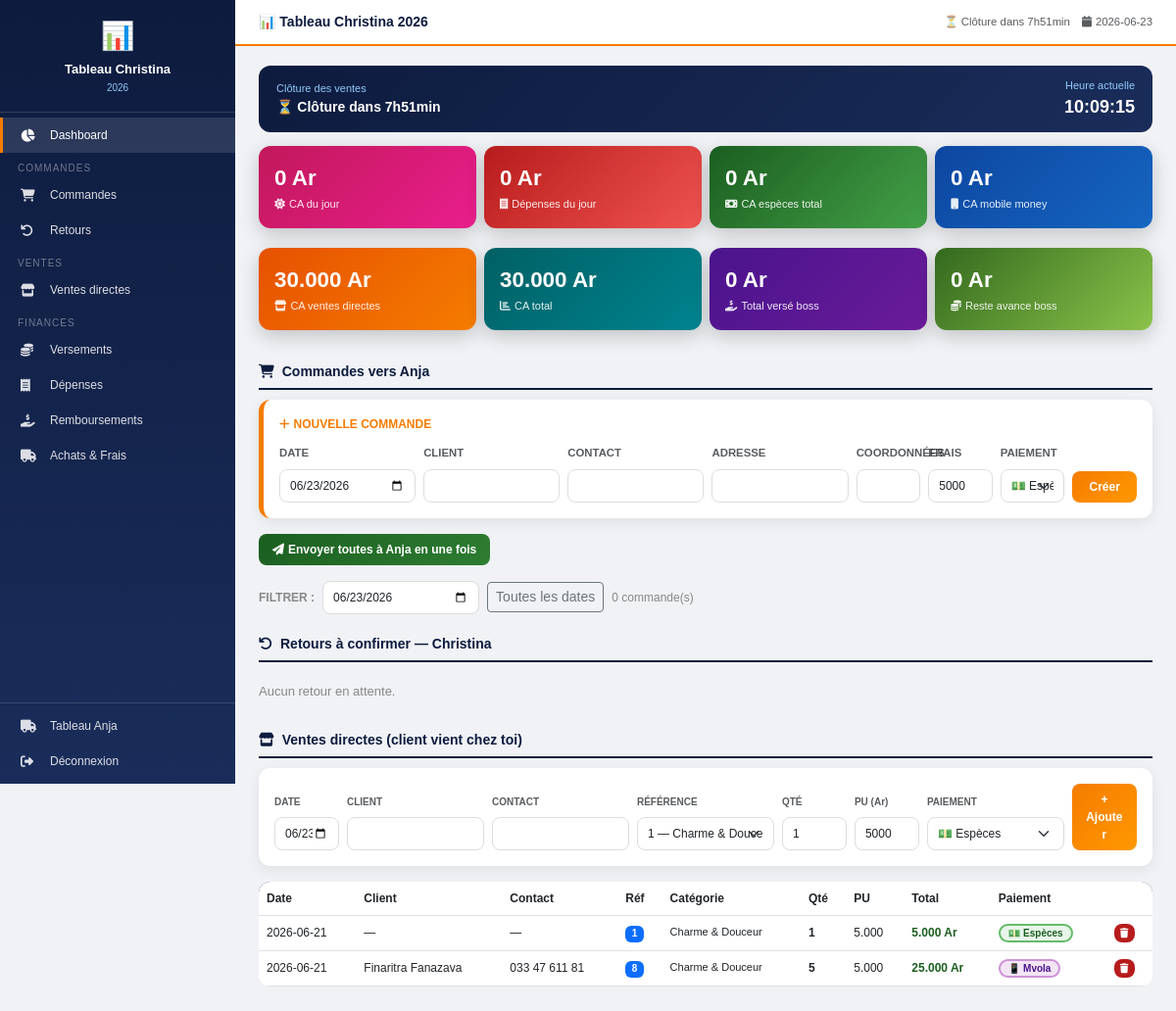
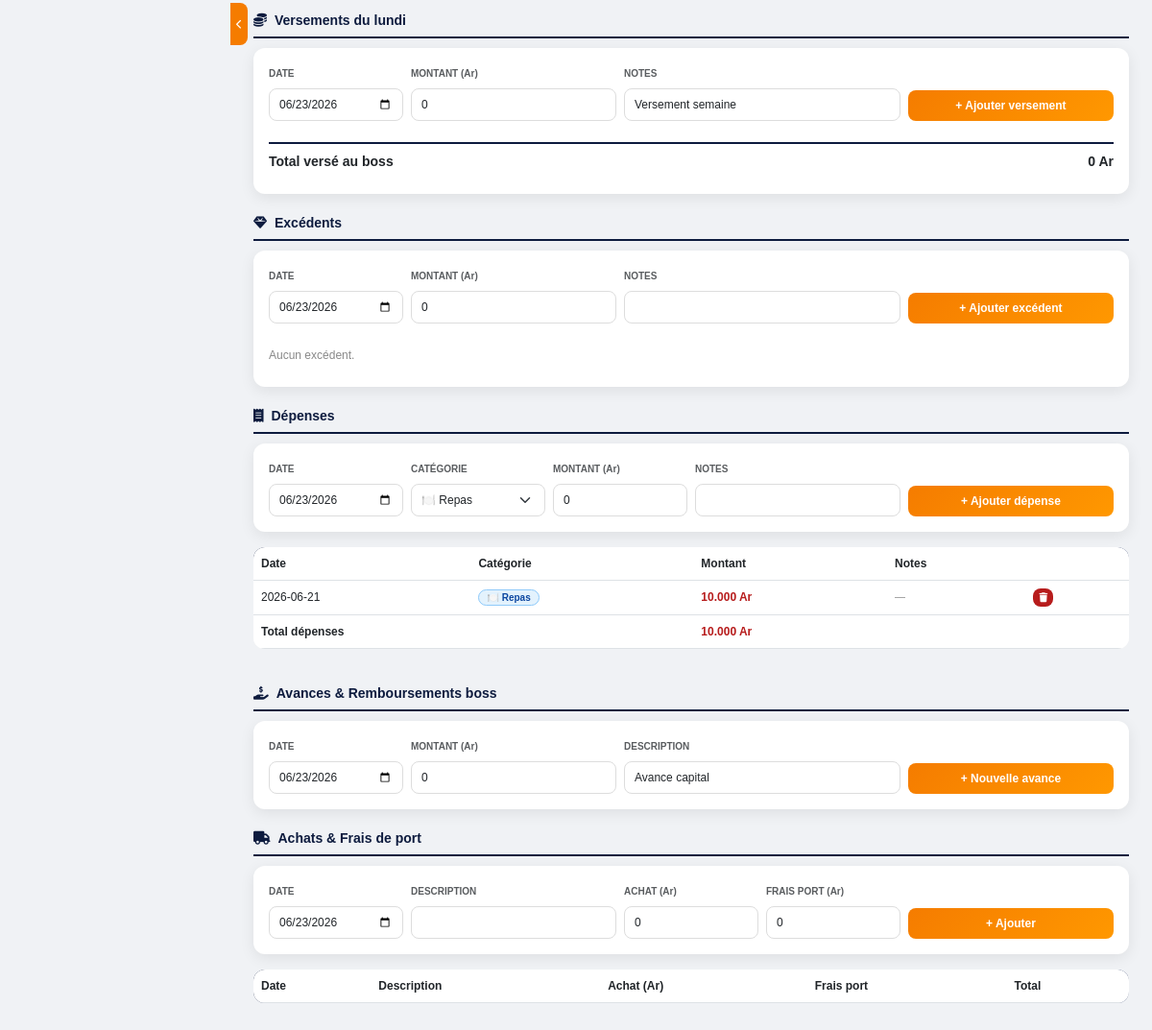
Before: /moi (signed in) with the older database file (2 pictures, top to bottom).
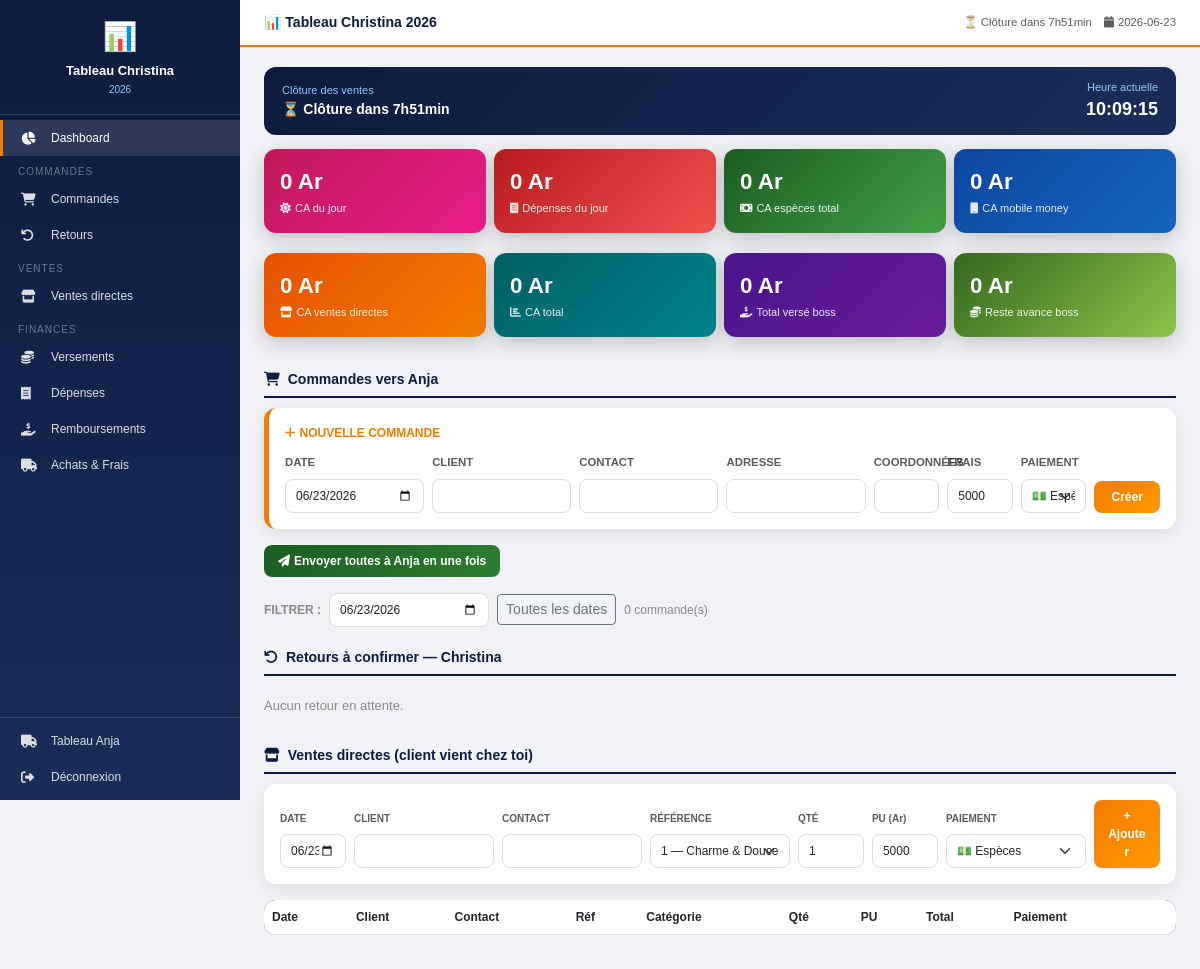
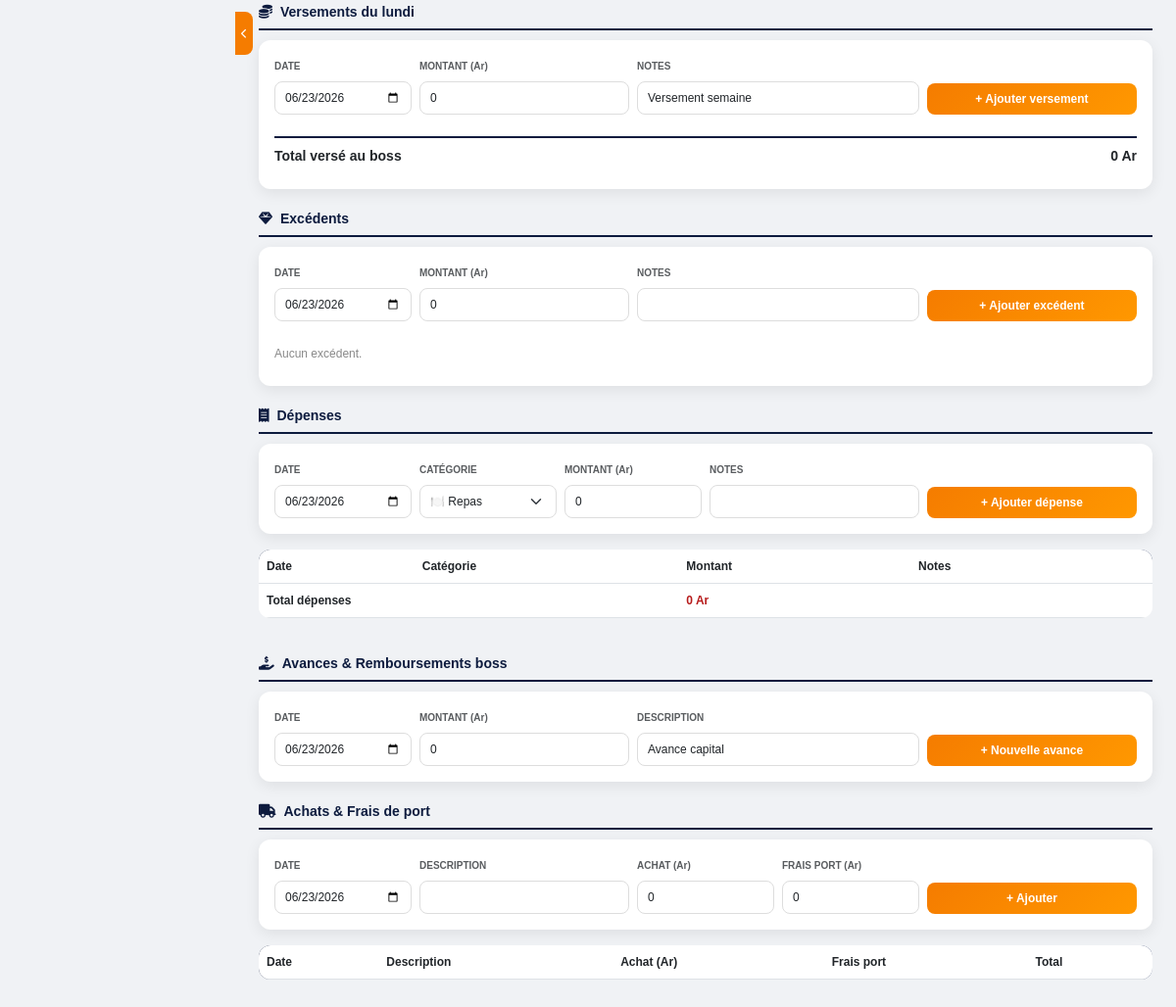
After: the same page with the newer database file (2 pictures, top to bottom).
### tables this page shows
CREATE TABLE ventes_directes (
        id INTEGER PRIMARY KEY AUTOINCREMENT,
        date TEXT DEFAULT CURRENT_DATE,
        client TEXT DEFAULT '',
        contact TEXT DEFAULT '',
        ref TEXT DEFAULT '',
        categorie TEXT DEFAULT '',
        qte INTEGER DEFAULT 1,
        prix_unitaire INTEGER DEFAULT 0,
        paiement TEXT DEFAULT 'espece',
        notes TEXT DEFAULT ''
    );

CREATE TABLE depenses (
        id INTEGER PRIMARY KEY AUTOINCREMENT,
        date TEXT DEFAULT CURRENT_DATE,
        categorie TEXT DEFAULT '',
        montant INTEGER DEFAULT 0,
        notes TEXT DEFAULT ''
    );

### app.py (the view)
@app.route('/moi')
@login_required
def moi():
    conn = get_db()
    today = date.today().strftime('%Y-%m-%d')
    rows = conn.execute('SELECT * FROM commandes ORDER BY date DESC,id DESC').fetchall()
    commandes = []
    for r in rows:
        arts = get_articles(conn, r['id'])
        commandes.append({**dict(r),'total':calc_total(arts),'types':calc_types(arts),'articles':[dict(a) for a in arts]})
    retours = [c for c in commandes if c['retour_anja']==1 and c['retour_christina']==0 and c['statut'] in ('ann','ret','chg')]
    stock = conn.execute('SELECT * FROM stock ORDER BY categorie,ref').fetchall()
    ventes = conn.execute('SELECT * FROM ventes_directes ORDER BY date DESC').fetchall()
    achats = conn.execute('SELECT * FROM achats ORDER BY date DESC').fetchall()
    versements = conn.execute('SELECT * FROM versements ORDER BY date DESC').fetchall()
    avances = conn.execute('SELECT * FROM avances ORDER BY date DESC').fetchall()
    excedents = conn.execute('SELECT * FROM excedents ORDER BY date DESC').fetchall()
    depenses = conn.execute('SELECT * FROM depenses ORDER BY date DESC').fetchall()
    all_refs = [(ref,cat) for cat,refs in CATEGORIES.items() for ref in refs]
    ca_liv = sum(c['total'] for c in commandes if c['statut']=='liv')
    ca_mm = sum(c['total'] for c in commandes if c['statut'] in ('mvola','orange','airtel'))
    ca_vd = sum(v['qte']*v['prix_unitaire'] for v in ventes)
    ca_achats = sum(a['montant']+a['frais_port'] for a in achats)
    tot_vers = sum(v['montant'] for v in versements)
    tot_av = sum(a['montant'] for a in avances)
    tot_remb = sum(a['rembourse'] for a in avances)
    tot_dep = sum(d['montant'] for d in depenses)
    today_cmd = [c for c in commandes if c['date']==today]
    ca_jour = sum(c['total'] for c in today_cmd)
    ca_jour_vd = sum(v['qte']*v['prix_unitaire'] for v in ventes if v['date']==today)
    dep_jour = sum(d['montant'] for d in depenses if d['date']==today)
    conn.close()
    return render_template('moi.html',
        commandes=commandes, retours=retours, stock=stock,
        ventes=ventes, achats=achats, versements=versements,
        avances=avances, excedents=excedents, depenses=depenses,
        today=today, categories=CATEGORIES, all_refs=all_refs,
        prix_def=PRIX_DEF, livreurs=LIVREURS,
        ca_liv=ca_liv, ca_mm=ca_mm, ca_vd=ca_vd,
        ca_achats=ca_achats, tot_vers=tot_vers,
        tot_av=tot_av, tot_remb=tot_remb, tot_dep=tot_dep,
        ca_jour=ca_jour+ca_jour_vd, dep_jour=dep_jour)

### app.py (called while the page is built)
def get_db():
    conn = sqlite3.connect(DB)
    conn.row_factory = sqlite3.Row
    return conn

def login_required(f):
    @wraps(f)
    def dec(*args, **kwargs):
        if not session.get('logged_in'):
            return redirect(url_for('login'))
        return f(*args, **kwargs)
    return dec

def get_articles(conn, cid):
    return conn.execute('SELECT * FROM articles WHERE commande_id=?',(cid,)).fetchall()

def calc_total(arts):
    return sum(a['qte']*a['prix_unitaire'] for a in arts)

def calc_types(arts):
    t = set()
    for a in arts:
        if 'Charme' in a['categorie']: t.add('Soutiens')
        elif 'Slip' in a['categorie']: t.add('Slip')
        elif 'Chaussette' in a['categorie']: t.add('Chaussette')
    return ' + '.join(sorted(t)) if t else '—'

### templates/moi.html (shortened to what the changed rows need)
<!DOCTYPE html>
<html lang="fr">
<head>
<link href="https://cdn.jsdelivr.net/npm/bootstrap@5.3.0/dist/css/bootstrap.min.css" rel="stylesheet">
<link href="https://cdnjs.cloudflare.com/ajax/libs/font-awesome/6.4.0/css/all.min.css" rel="stylesheet">
</head>
<body>
<div class="main" id="main">
  <div class="content">
  <div id="dash">
  <div class="row g-2 mb-3">
    <div class="col-6 col-md-3">
      <div class="stat-card" style="background:linear-gradient(135deg,#E65100,#F57C00);">
        <div class="num">{{"{:,}".format(ca_vd).replace(",",".")}} Ar</div><div class="lbl"><i class="fas fa-store me-1"></i>CA ventes directes</div>
      </div>
    </div>
    <div class="col-6 col-md-3">
      <div class="stat-card" style="background:linear-gradient(135deg,#006064,#00838F);">
        <div class="num">{{"{:,}".format(ca_liv+ca_mm+ca_vd).replace(",",".")}} Ar</div><div class="lbl"><i class="fas fa-chart-bar me-1"></i>CA total</div>
      </div>
    </div>
  </div>
  </div>
  <div id="ventes">
  <div class="table-responsive">
  <table class="table table-hover" style="font-size:12px;background:#fff;border-radius:12px;overflow:hidden;">
    <thead style="background:linear-gradient(135deg,var(--bn),#1a2d5a);color:#fff;">
      <tr><th>Date</th><th>Client</th><th>Contact</th><th>Réf</th><th>Catégorie</th><th>Qté</th><th>PU</th><th>Total</th><th>Paiement</th><th></th></tr>
    </thead>
    <tbody>
    {% for v in ventes %}
    <tr>
      <td>{{v.date}}</td><td>{{v.client or '—'}}</td><td>{{v.contact or '—'}}</td>
      <td><span class="badge bg-primary" style="font-size:10px;">{{v.ref}}</span></td>
      <td style="font-size:11px;">{{v.categorie}}</td>
      <td><strong>{{v.qte}}</strong></td>
      <td>{{"{:,}".format(v.prix_unitaire).replace(",",".")}}</td>
      <td><strong style="color:#1B5E20;">{{"{:,}".format(v.qte*v.prix_unitaire).replace(",",".")}} Ar</strong></td>
      <td>{% if v.paiement=='mvola' %}<span class="badge-mv">📱 Mvola</span>
        {% elif v.paiement=='orange' %}<span class="badge-og">📱 Orange</span>
        {% elif v.paiement=='airtel' %}<span class="badge-ai">📱 Airtel</span>
        {% else %}<span class="badge-vt">💵 Espèces</span>{% endif %}</td>
      <td><form method="POST" action="/moi/vente/supprimer/{{v.id}}" onsubmit="return confirm('Supprimer ?')">
        <button type="submit" class="btn-rg" style="font-size:10px;padding:2px 6px;"><i class="fas fa-trash"></i></button></form></td>
    </tr>
    {% endfor %}
    </tbody>
  </table>
  </div>
  </div>
  <div id="depenses">
  <div class="table-responsive">
  <table class="table table-hover" style="font-size:12px;background:#fff;border-radius:12px;overflow:hidden;">
    <thead style="background:linear-gradient(135deg,var(--bn),#1a2d5a);color:#fff;">
      <tr><th>Date</th><th>Catégorie</th><th>Montant</th><th>Notes</th><th></th></tr>
    </thead>
    <tbody>
    {% for d in depenses %}
    <tr>
      <td>{{d.date}}</td>
      <td><span style="background:#E3F2FD;color:#0D47A1;border:1px solid #90CAF9;font-size:10px;font-weight:700;padding:2px 8px;border-radius:20px;">{{d.categorie}}</span></td>
      <td><strong style="color:#B71C1C;">{{"{:,}".format(d.montant).replace(",",".")}} Ar</strong></td>
      <td style="font-size:11px;color:#888;">{{d.notes or '—'}}</td>
      <td><form method="POST" action="/moi/depense/supprimer/{{d.id}}" onsubmit="return confirm('Supprimer ?')">
        <button type="submit" class="btn-rg" style="font-size:10px;padding:2px 6px;"><i class="fas fa-trash"></i></button></form></td>
    </tr>
    {% endfor %}
    </tbody>
    <tfoot><tr style="font-weight:800;background:#f9f9f9;">
      <td colspan="2">Total dépenses</td>
      <td style="color:#B71C1C;">{{"{:,}".format(tot_dep).replace(",",".")}} Ar</td>
      <td colspan="2"></td>
    </tr></tfoot>
  </table>
  </div>
  </div>
  <div id="achats">
  <div class="table-responsive">
  <table class="table table-hover" style="font-size:12px;background:#fff;border-radius:12px;overflow:hidden;">
    <thead style="background:linear-gradient(135deg,var(--bn),#1a2d5a);color:#fff;">
      <tr><th>Date</th><th>Description</th><th>Achat (Ar)</th><th>Frais port</th><th>Total</th></tr>
    </thead>
  </table>
  </div>
  </div>
  </div>
</div>
</body>
</html>

Changed rows visible on the page:
removed ventes_directes: date "2026-06-21", client "—", contact "—", ref "1", categorie "Charme & Douceur", qte "1", prix_unitaire "5.000", qte+prix_unitaire "5.000", paiement "💵 Espèces"
removed ventes_directes: date "2026-06-21", client "Finaritra Fanazava", contact "033 47 611 81", ref "8", categorie "Charme & Douceur", qte "5", prix_unitaire "5.000", qte+prix_unitaire "25.000", paiement "📱 Mvola"
removed depenses: date "2026-06-21", categorie "🍽️ Repas", montant "10.000", notes "—"
Other visible differences:
{{ "{:,}".format(ca_vd).replace(",",".") }}: "30.000" → "0"
{{ "{:,}".format(ca_liv+ca_mm+ca_vd).replace(",",".") }}: "30.000" → "0"
{{ "{:,}".format(tot_dep).replace(",",".") }}: "10.000" → "0"
